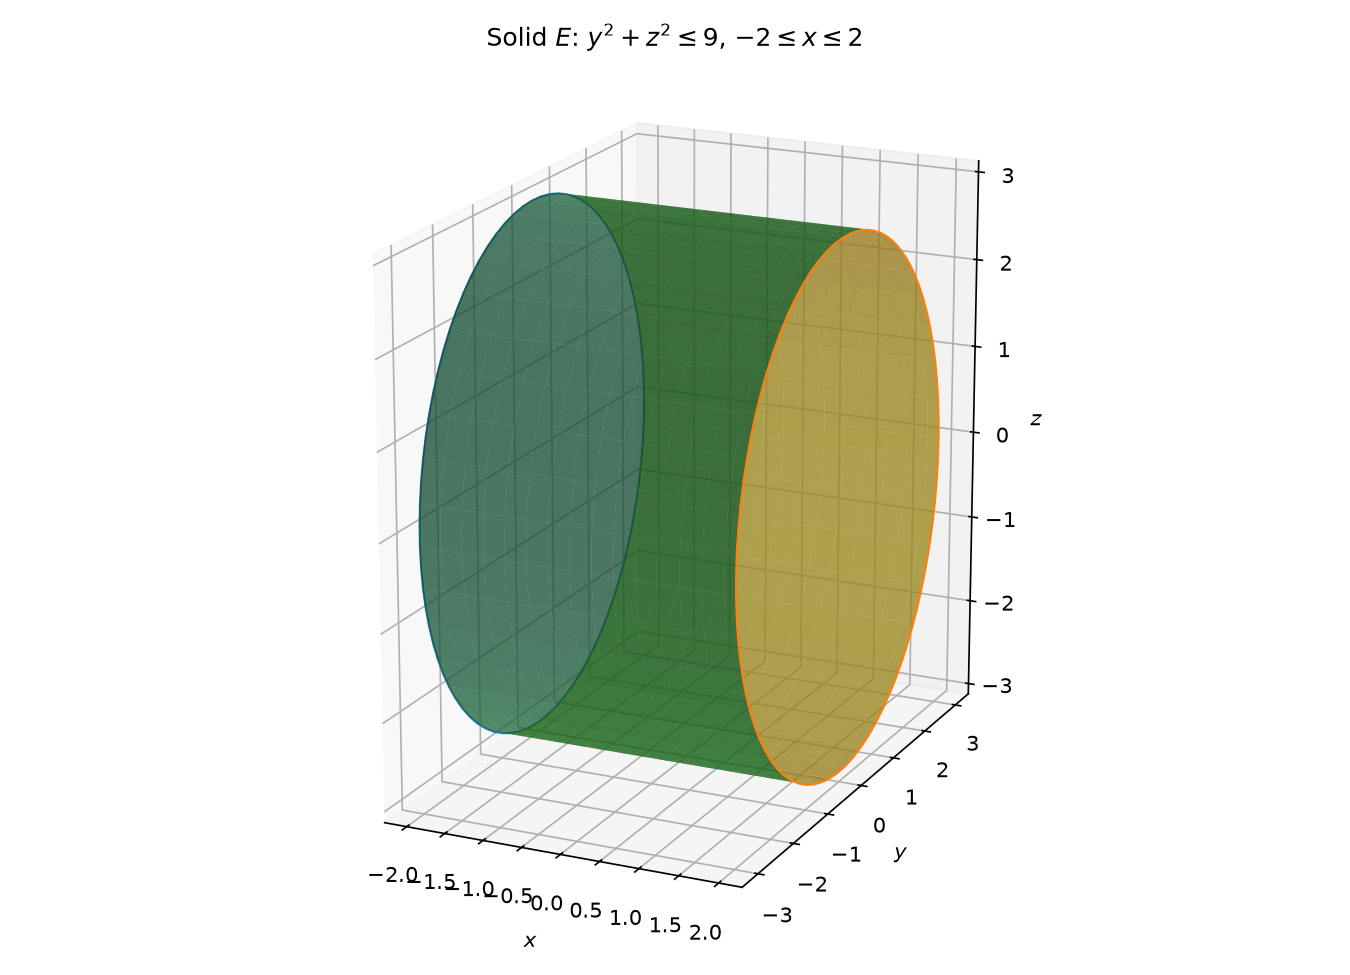

The script that saved this image:
import numpy as np
import matplotlib
matplotlib.use("Agg")
import matplotlib.pyplot as plt
from mpl_toolkits.mplot3d.art3d import Poly3DCollection

fig = plt.figure(figsize=(9, 6.5))
ax = fig.add_subplot(111, projection="3d")

# Cylinder y^2 + z^2 = 9 along the x-axis, -2 <= x <= 2
t = np.linspace(0, 2*np.pi, 80)
X, T = np.meshgrid(np.linspace(-2, 2, 30), t)
Y = 3 * np.cos(T)
Z = 3 * np.sin(T)
ax.plot_surface(X, Y, Z, color="tab:green", alpha=0.6,
                rstride=2, cstride=2)

# Caps: disks y^2 + z^2 <= 9 at x = -2 and x = +2
for xc, col in [(-2, "tab:blue"), (2, "tab:orange")]:
    disc = [(xc, 3*np.cos(a), 3*np.sin(a)) for a in t]
    ax.add_collection3d(Poly3DCollection([disc], facecolors=col,
                                         alpha=0.4, edgecolors=col))

ax.set_title(r"Solid $E$: $y^2+z^2\leq 9$, $-2\leq x\leq 2$")
ax.set_xlabel(r"$x$"); ax.set_ylabel(r"$y$"); ax.set_zlabel(r"$z$")
ax.set_box_aspect((4, 6, 6))
ax.view_init(elev=18, azim=-65)
fig.tight_layout()
fig.savefig("D:/Program-Files/MCMA-Toolchain/dev-logs/.raw_data/dev-logs-20261110/dsh-qwen3.8-27b-hpc/calculus-15.7.30/solution/part1_figure1.png", dpi=150)
print("wrote part1_figure1.png (30)")
